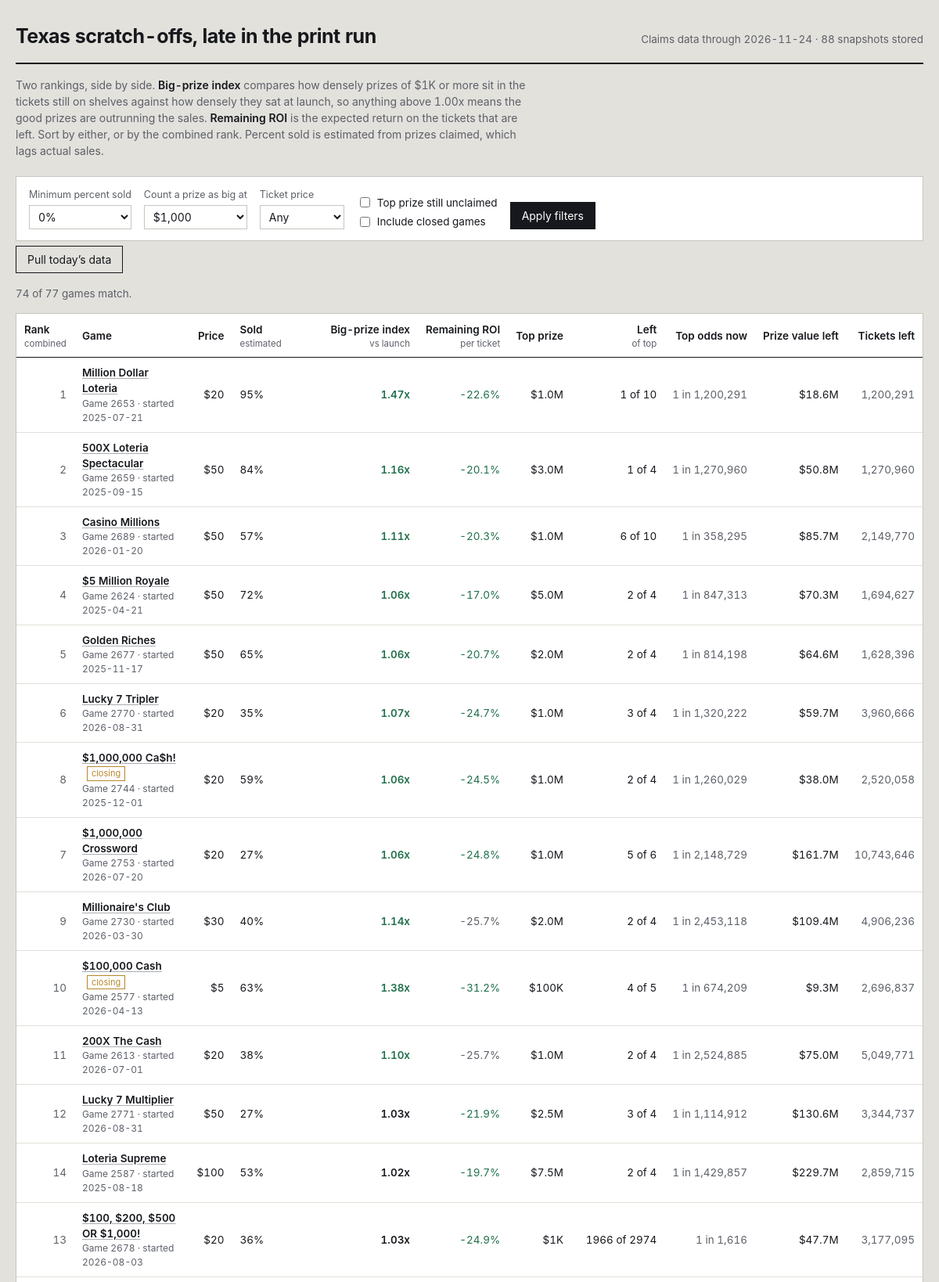
The page / (upper part) on the database its author committed.
### tables this page shows
CREATE TABLE games (
    game_number   INTEGER PRIMARY KEY,
    game_name     TEXT,
    ticket_price  REAL,
    start_date    TEXT,
    close_date    TEXT,
    total_tickets INTEGER,
    overall_odds  REAL,
    details_url   TEXT,
    closing_soon  INTEGER DEFAULT 0,
    active        INTEGER DEFAULT 1,
    first_seen    TEXT,
    last_seen     TEXT
);

### app.py (the view)
@app.route("/")
def index():
    conn = db.connect()
    db.init(conn)
    latest = db.latest_snapshot_date(conn)
    if not latest:
        conn.close()
        return render_template("empty.html", running=_refresh_state["running"])
    big_threshold = float(request.args.get("big", 1000))
    min_sold = float(request.args.get("min_sold", 0)) / 100.0
    price_filter = request.args.get("price", "")
    include_closed = request.args.get("closed") == "1"
    sort_key = request.args.get("sort", "combined")
    only_top = request.args.get("top_left") == "1"
    rows = _snapshot_rows(conn, latest, big_threshold)
    games = db.load_games(conn)
    shown = []
    for r in rows:
        g = games.get(r["game_number"], {})
        if not include_closed and not g.get("active", 1):
            continue
        if r["pct_sold"] < min_sold:
            continue
        if price_filter and float(price_filter) != r["price"]:
            continue
        if only_top and not r["top_left"]:
            continue
        shown.append(r)
    col, desc = SORTS.get(sort_key, SORTS["combined"])
    shown.sort(key=lambda r: (r.get(col) is None, r.get(col) if r.get(col) is not None else 0),
               reverse=desc)
    if not desc:
        shown = [r for r in shown if r.get(col) is not None] + \
                [r for r in shown if r.get(col) is None]
    prices = sorted({r["price"] for r in rows if r["price"]})
    history_dates = db.snapshot_dates(conn)
    conn.close()
    return render_template(
        "index.html",
        rows=shown,
        total=len(rows),
        snapshot_date=latest,
        snapshot_count=len(history_dates),
        big_threshold=int(big_threshold),
        min_sold=int(min_sold * 100),
        price_filter=price_filter,
        include_closed=include_closed,
        only_top=only_top,
        sort_key=sort_key,
        prices=prices,
        running=_refresh_state["running"],
    )

### app.py (called while the page is built)
def _snapshot_rows(conn, snapshot_date, big_threshold):
    games = db.load_games(conn)
    snap = db.load_snapshot(conn, snapshot_date)
    return metrics.rank_all(games, snap, big_threshold)

@app.template_filter("pct")
def fmt_pct(v, digits=1):
    return "—" if v is None else f"{v * 100:.{digits}f}%"

@app.template_filter("money")
def fmt_money(v):
    if v is None:
        return "—"
    if v >= 1_000_000:
        return f"${v / 1_000_000:.1f}M"
    if v >= 1_000:
        return f"${v / 1_000:,.0f}K"
    return f"${v:,.0f}"

@app.template_filter("num")
def fmt_num(v):
    return "—" if v is None else f"{v:,.0f}"

@app.template_filter("factor")
def fmt_factor(v):
    return "—" if v is None else f"{v:.2f}x"

@app.template_filter("odds")
def fmt_odds(v):
    return "—" if v is None else f"1 in {v:,.0f}"

### db.py (called while the page is built)
def connect(path=None):
    conn = sqlite3.connect(path or DB_PATH)
    conn.row_factory = sqlite3.Row
    conn.execute("PRAGMA foreign_keys = ON")
    return conn

def init(conn):
    conn.executescript(SCHEMA)
    conn.commit()

def latest_snapshot_date(conn):
    row = conn.execute("SELECT MAX(snapshot_date) AS d FROM prize_snapshots").fetchone()
    return row["d"] if row else None

def snapshot_dates(conn, game_number=None):
    if game_number is None:
        q = "SELECT DISTINCT snapshot_date FROM prize_snapshots ORDER BY snapshot_date"
        return [r[0] for r in conn.execute(q)]
    q = "SELECT DISTINCT snapshot_date FROM prize_snapshots WHERE game_number = ? ORDER BY snapshot_date"
    return [r[0] for r in conn.execute(q, (game_number,))]

def load_snapshot(conn, snapshot_date):
    out = {}
    q = """SELECT game_number, prize_level, total_prizes, prizes_claimed
           FROM prize_snapshots WHERE snapshot_date = ?"""
    for r in conn.execute(q, (snapshot_date,)):
        g = out.setdefault(r["game_number"], {"total": None, "levels": {}})
        if r["prize_level"] < 0:
            g["total"] = (r["total_prizes"], r["prizes_claimed"])
        else:
            g["levels"][r["prize_level"]] = (r["total_prizes"], r["prizes_claimed"])
    return out

def load_games(conn):
    return {r["game_number"]: dict(r) for r in conn.execute("SELECT * FROM games")}

### metrics.py (called while the page is built)
def _safe_div(a, b):
    return a / b if b else None

### templates/index.html (shortened to what this page needs)
{% extends "base.html" %}
{% macro sortlink(key, label, hint='') %}
  {% set q = request.args.to_dict() %}
  {% set _ = q.update({'sort': key}) %}
  <a href="{{ url_for('index', **q) }}">{{ label }}</a>
  {% if hint %}<span class="hint">{{ hint }}</span>{% endif %}
{% endmacro %}
{% block body %}
<header class="masthead">
  <h1>Texas scratch-offs, late in the print run</h1>
  <div class="meta">
    Claims data through {{ snapshot_date }} · {{ snapshot_count }} snapshot{{ '' if snapshot_count == 1 else 's' }} stored
  </div>
</header>
<p class="primer">
  Two rankings, side by side. <strong>Big-prize index</strong> compares how densely prizes of
  {{ big_threshold | money }} or more sit in the tickets still on shelves against how densely they
  sat at launch, so anything above 1.00x means the good prizes are outrunning the sales.
  <strong>Remaining ROI</strong> is the expected return on the tickets that are left. Sort by either,
  or by the combined rank. Percent sold is estimated from prizes claimed, which lags actual sales.
</p>
<form class="controls" method="get" action="{{ url_for('index') }}">
  <div class="field">
    <label for="min_sold">Minimum percent sold</label>
    <select id="min_sold" name="min_sold">
      {% for v in [0, 25, 50, 60, 70, 80, 90] %}
        <option value="{{ v }}" {{ 'selected' if min_sold == v }}>{{ v }}%</option>
      {% endfor %}
    </select>
  </div>
  <div class="field">
    <label for="big">Count a prize as big at</label>
    <select id="big" name="big">
      {% for v in [100, 500, 1000, 5000, 10000, 50000, 100000] %}
        <option value="{{ v }}" {{ 'selected' if big_threshold == v }}>${{ '{:,}'.format(v) }}</option>
      {% endfor %}
    </select>
  </div>
  <div class="field">
    <label for="price">Ticket price</label>
    <select id="price" name="price">
      <option value="">Any</option>
    </select>
  </div>
  <div class="checks">
    <label><input type="checkbox" name="top_left" value="1" {{ 'checked' if only_top }}> Top prize still unclaimed</label>
    <label><input type="checkbox" name="closed" value="1" {{ 'checked' if include_closed }}> Include closed games</label>
  </div>
  <button type="submit">Apply filters</button>
</form>
<form method="post" action="{{ url_for('do_refresh') }}" style="margin-bottom:16px">
  <button class="ghost" type="submit" {{ 'disabled' if running }}>
    {{ 'Pulling new data…' if running else 'Pull today’s data' }}
  </button>
</form>
<p class="count">{{ rows | length }} of {{ total }} games match.</p>
<div class="scroll">
<table>
  <thead>
    <tr>
      <th class="left">{{ sortlink('combined', 'Rank', 'combined') }}</th>
      <th class="left">Game</th>
      <th>{{ sortlink('price', 'Price') }}</th>
      <th class="left">{{ sortlink('sold', 'Sold', 'estimated') }}</th>
      <th>{{ sortlink('big', 'Big-prize index', 'vs launch') }}</th>
      <th>{{ sortlink('ev', 'Remaining ROI', 'per ticket') }}</th>
      <th>{{ sortlink('top_prize', 'Top prize') }}</th>
      <th>{{ sortlink('top_left', 'Left', 'of top') }}</th>
      <th>Top odds now</th>
      <th>{{ sortlink('value_left', 'Prize value left') }}</th>
      <th>Tickets left</th>
    </tr>
  </thead>
  <tbody>
  {% for r in rows %}
    <tr>
      <td class="rank">{{ r.rank_overall or '—' }}</td>
      <td class="left">
        <a class="name" href="{{ url_for('game_detail', game_number=r.game_number, big=big_threshold) }}">{{ r.game_name }}</a>
        {% if r.closing_soon %}<span class="tag">closing</span>{% endif %}
        <span class="sub">Game {{ r.game_number }}{% if r.start_date %} · started {{ r.start_date }}{% endif %}</span>
      </td>
      <td>${{ r.price | int }}</td>
      <td class="left sold {{ 'deep' if r.pct_sold >= 0.75 }}">
        {{ r.pct_sold | pct(0) }}
      </td>
      <td class="strong {{ 'pos' if r.big_index and r.big_index > 1.05 else ('neg' if r.big_index and r.big_index < 0.95 else '') }}">
        {{ r.big_index | factor }}
      </td>
      <td class="{{ 'pos' if r.roi_now and r.roi_now > (r.roi_start or -1) else 'dim' }}">
        {{ r.roi_now | pct }}
      </td>
      <td>{{ r.top_prize | money }}</td>
      <td>{{ r.top_left }} of {{ r.top_printed }}</td>
      <td class="dim">{{ r.top_odds_now | odds }}</td>
      <td>{{ r.value_left | money }}</td>
      <td class="dim">{{ r.tickets_left | num }}</td>
    </tr>
  {% else %}
    <tr><td colspan="11" class="left dim" style="padding:22px">No games match these filters. Loosen the minimum percent sold or clear the price filter.</td></tr>
  {% endfor %}
  </tbody>
</table>
</div>
{% endblock %}

### templates/base.html (shortened to what this page needs)
<!doctype html>
<html lang="en">
<head>
<link rel="stylesheet" href="{{ url_for('static', filename='style.css') }}">
</head>
<body>
<div class="wrap">
{% block body %}{% endblock %}
</div>
</body>
</html>

### static/style.css (style rules this page uses)
:root { --paper: #e3e1dc; --card: #ffffff; --ink: #16181d; --ink-soft: #5c6068; --rule: #c8c5be; --rule-soft: #e2e0da; --latex: #a9adb2; --good: #1f6f4a; --bad: #9b2c2c; --foil: #b8862b; --focus: #2d5bb9; }
* { box-sizing: border-box; }
html { -webkit-text-size-adjust: 100%; }
body { margin: 0; background: var(--paper); color: var(--ink); font-family: "Inter", "Segoe UI", -apple-system, BlinkMacSystemFont, Roboto, Helvetica, Arial, sans-serif; font-size: 15px; line-height: 1.5; font-variant-numeric: tabular-nums; }
a { color: var(--ink); text-decoration-color: var(--latex); text-underline-offset: 2px; }
.wrap { max-width: 1400px; margin: 0 auto; padding: 28px 20px 64px; }
.masthead { display: flex; flex-wrap: wrap; align-items: baseline; gap: 8px 20px; padding-bottom: 14px; border-bottom: 2px solid var(--ink); }
.masthead h1 { margin: 0; font-size: 25px; font-weight: 650; letter-spacing: -0.02em; }
.masthead .meta { color: var(--ink-soft); font-size: 13.5px; margin-left: auto; }
.primer { margin: 16px 0 22px; max-width: 74ch; color: var(--ink-soft); font-size: 14px; }
.primer strong { color: var(--ink); font-weight: 600; }
.controls { display: flex; flex-wrap: wrap; align-items: flex-end; gap: 16px; padding: 14px 16px; background: var(--card); border: 1px solid var(--rule); margin-bottom: 6px; }
.field { display: flex; flex-direction: column; gap: 4px; }
.field label { font-size: 12.5px; color: var(--ink-soft); }
.field select, .field input[type="number"] { font: inherit; font-size: 14px; padding: 5px 7px; border: 1px solid var(--rule); background: #fff; color: var(--ink); min-width: 108px; }
.checks { display: flex; flex-direction: column; gap: 4px; font-size: 13.5px; }
.checks label { display: flex; align-items: center; gap: 6px; }
button, .btn { font: inherit; font-size: 14px; padding: 6px 14px; border: 1px solid var(--ink); background: var(--ink); color: #fff; cursor: pointer; }
button.ghost { background: transparent; color: var(--ink); }
.count { font-size: 13.5px; color: var(--ink-soft); margin: 0 0 14px; }
.scroll { overflow-x: auto; background: var(--card); border: 1px solid var(--rule); }
table { border-collapse: collapse; width: 100%; font-size: 13.5px; }
thead th { position: sticky; top: 0; background: var(--card); text-align: right; font-weight: 600; padding: 10px 10px 8px; border-bottom: 1.5px solid var(--ink); white-space: nowrap; z-index: 2; }
thead th:first-child, thead th.left { text-align: left; }
thead th a { text-decoration: none; }
thead th .hint { display: block; font-weight: 400; font-size: 11.5px; color: var(--ink-soft); }
tbody td { padding: 9px 10px; border-bottom: 1px solid var(--rule-soft); text-align: right; white-space: nowrap; }
tbody td.left { text-align: left; white-space: normal; }
.rank { color: var(--ink-soft); width: 42px; }
.name { font-weight: 560; }
.sub { display: block; font-size: 12px; color: var(--ink-soft); font-weight: 400; }
.tag { display: inline-block; font-size: 11px; padding: 0 5px; border: 1px solid var(--foil); color: var(--foil); margin-left: 6px; vertical-align: 1px; }
.sold { min-width: 116px; }
.pos { color: var(--good); }
.dim { color: var(--ink-soft); }
.strong { font-weight: 620; }

### rows shown on the page
games: active "1", game_name "Million Dollar Loteria", game_number "2653", start_date "2025-07-21", price "20", pct_sold|pct "95%", big_index|factor "1.47x", roi_now|pct "-22.6%", top_prize "$1.0M", top_left "1", top_printed "10", top_odds_now|odds "1 in 1,200,291", value_left "$18.6M", tickets_left|num "1,200,291"
games: rank_overall "2", game_name "500X Loteria Spectacular", game_number "2659", start_date "2025-09-15", price "50", pct_sold|pct "84%", big_index|factor "1.16x", roi_now|pct "-20.1%", top_prize "$3.0M", top_left "1", top_printed "4", top_odds_now|odds "1 in 1,270,960", value_left "$50.8M", tickets_left|num "1,270,960"
games: rank_overall "3", game_name "Casino Millions", game_number "2689", start_date "2026-01-20", price "50", pct_sold|pct "57%", big_index|factor "1.11x", roi_now|pct "-20.3%", top_prize "$1.0M", top_left "6", top_printed "10", top_odds_now|odds "1 in 358,295", value_left "$85.7M", tickets_left|num "2,149,770"
games: rank_overall "4", game_name "$5 Million Royale", game_number "2624", start_date "2025-04-21", price "50", pct_sold|pct "72%", big_index|factor "1.06x", roi_now|pct "-17.0%", top_prize "$5.0M", top_left "2", top_printed "4", top_odds_now|odds "1 in 847,313", value_left "$70.3M", tickets_left|num "1,694,627"
games: rank_overall "5", game_name "Golden Riches", game_number "2677", start_date "2025-11-17", price "50", pct_sold|pct "65%", big_index|factor "1.06x", roi_now|pct "-20.7%", top_prize "$2.0M", top_left "2", top_printed "4", top_odds_now|odds "1 in 814,198", value_left "$64.6M", tickets_left|num "1,628,396"
games: rank_overall "6", game_name "Lucky 7 Tripler", game_number "2770", start_date "2026-08-31", price "20", pct_sold|pct "35%", big_index|factor "1.07x", roi_now|pct "-24.7%", top_prize "$1.0M", top_left "3", top_printed "4", top_odds_now|odds "1 in 1,320,222", value_left "$59.7M", tickets_left|num "3,960,666"
games: rank_overall "8", game_name "$1,000,000 Ca$h!", closing_soon "closing", game_number "2744", start_date "2025-12-01", price "20", pct_sold|pct "59%", big_index|factor "1.06x", roi_now|pct "-24.5%", top_prize "$1.0M", top_left "2", top_printed "4", top_odds_now|odds "1 in 1,260,029", value_left "$38.0M", tickets_left|num "2,520,058"
games: rank_overall "7", game_name "$1,000,000 Crossword", game_number "2753", start_date "2026-07-20", price "20", pct_sold|pct "27%", big_index|factor "1.06x", roi_now|pct "-24.8%", top_prize "$1.0M", top_left "5", top_printed "6", top_odds_now|odds "1 in 2,148,729", value_left "$161.7M", tickets_left|num "10,743,646"
games: rank_overall "9", game_name "Millionaire's Club", game_number "2730", start_date "2026-03-30", price "30", pct_sold|pct "40%", big_index|factor "1.14x", roi_now|pct "-25.7%", top_prize "$2.0M", top_left "2", top_printed "4", top_odds_now|odds "1 in 2,453,118", value_left "$109.4M", tickets_left|num "4,906,236"
games: rank_overall "10", game_name "$100,000 Cash", closing_soon "closing", game_number "2577", start_date "2026-04-13", price "5", pct_sold|pct "63%", big_index|factor "1.38x", roi_now|pct "-31.2%", top_prize "$100K", top_left "4", top_printed "5", top_odds_now|odds "1 in 674,209", value_left "$9.3M", tickets_left|num "2,696,837"
games: rank_overall "11", game_name "200X The Cash", game_number "2613", start_date "2026-07-01", price "20", pct_sold|pct "38%", big_index|factor "1.10x", roi_now|pct "-25.7%", top_prize "$1.0M", top_left "2", top_printed "4", top_odds_now|odds "1 in 2,524,885", value_left "$75.0M", tickets_left|num "5,049,771"
games: rank_overall "12", game_name "Lucky 7 Multiplier", game_number "2771", start_date "2026-08-31", price "50", pct_sold|pct "27%", big_index|factor "1.03x", roi_now|pct "-21.9%", top_prize "$2.5M", top_left "3", top_printed "4", top_odds_now|odds "1 in 1,114,912", value_left "$130.6M", tickets_left|num "3,344,737"
games: rank_overall "14", game_name "Loteria Supreme", game_number "2587", start_date "2025-08-18", price "100", pct_sold|pct "53%", big_index|factor "1.02x", roi_now|pct "-19.7%", top_prize "$7.5M", top_left "2", top_printed "4", top_odds_now|odds "1 in 1,429,857", value_left "$229.7M", tickets_left|num "2,859,715"
games: rank_overall "13", game_name "$100, $200, $500 OR $1,000!", game_number "2678", start_date "2026-08-03", price "20", pct_sold|pct "36%", big_index|factor "1.03x", roi_now|pct "-24.9%", top_prize "$1K", top_left "1966", top_printed "2974", top_odds_now|odds "1 in 1,616", value_left "$47.7M", tickets_left|num "3,177,095"

### other values the page prints
{{ snapshot_date }} "2026-11-24"
{{ snapshot_count }} "88"
{{ '' if snapshot_count == 1 else 's' }} "s"
{{ big_threshold | money }} "$1K"
{{ 'Pulling new data…' if running else 'Pull today’s data' }} "Pull today’s data"
{{ rows | length }} "74"
{{ total }} "77"
{{ label }} "Rank Price Sold Big-prize index Remaining ROI Top prize Left Prize value left"
{{ hint }} "combined estimated vs launch per ticket of top"
form field min_sold "0%"
